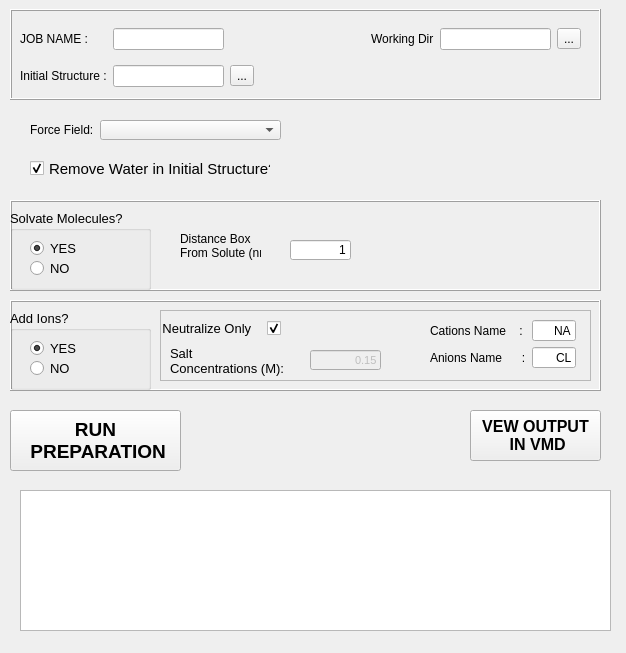
<?xml version="1.0" encoding="UTF-8"?>
<ui version="4.0">
 <class>GromacsPrep</class>
 <widget class="QWidget" name="GromacsPrep">
  <property name="geometry">
   <rect>
    <x>0</x>
    <y>0</y>
    <width>626</width>
    <height>653</height>
   </rect>
  </property>
  <property name="windowTitle">
   <string>Gromacs Preparations</string>
  </property>
  <widget class="QPushButton" name="VEW_pushButton">
   <property name="geometry">
    <rect>
     <x>470</x>
     <y>410</y>
     <width>131</width>
     <height>51</height>
    </rect>
   </property>
   <property name="font">
    <font>
     <pointsize>12</pointsize>
     <weight>75</weight>
     <bold>true</bold>
    </font>
   </property>
   <property name="text">
    <string>VEW OUTPUT  
 IN VMD</string>
   </property>
  </widget>
  <widget class="QPushButton" name="RunPrepare_pushButton">
   <property name="geometry">
    <rect>
     <x>10</x>
     <y>410</y>
     <width>171</width>
     <height>61</height>
    </rect>
   </property>
   <property name="font">
    <font>
     <pointsize>14</pointsize>
     <weight>75</weight>
     <bold>true</bold>
    </font>
   </property>
   <property name="text">
    <string>RUN 
 PREPARATION</string>
   </property>
  </widget>
  <widget class="QFrame" name="frame_solvate_2">
   <property name="geometry">
    <rect>
     <x>10</x>
     <y>200</y>
     <width>591</width>
     <height>91</height>
    </rect>
   </property>
   <property name="frameShape">
    <enum>QFrame::Box</enum>
   </property>
   <property name="frameShadow">
    <enum>QFrame::Raised</enum>
   </property>
   <widget class="QGroupBox" name="BiomolSolvate_groupBox_2">
    <property name="geometry">
     <rect>
      <x>0</x>
      <y>10</y>
      <width>141</width>
      <height>80</height>
     </rect>
    </property>
    <property name="font">
     <font>
      <pointsize>10</pointsize>
     </font>
    </property>
    <property name="title">
     <string>Solvate Molecules?</string>
    </property>
    <widget class="QRadioButton" name="SolvateYES_radioButton">
     <property name="geometry">
      <rect>
       <x>20</x>
       <y>30</y>
       <width>91</width>
       <height>17</height>
      </rect>
     </property>
     <property name="text">
      <string>YES</string>
     </property>
     <property name="checked">
      <bool>true</bool>
     </property>
    </widget>
    <widget class="QRadioButton" name="SolvateNO_radioButton_2">
     <property name="geometry">
      <rect>
       <x>20</x>
       <y>50</y>
       <width>91</width>
       <height>17</height>
      </rect>
     </property>
     <property name="text">
      <string>NO</string>
     </property>
    </widget>
   </widget>
   <widget class="QLabel" name="label_81">
    <property name="geometry">
     <rect>
      <x>170</x>
      <y>20</y>
      <width>81</width>
      <height>51</height>
     </rect>
    </property>
    <property name="text">
     <string>Distance Box 
From Solute (nm) </string>
    </property>
   </widget>
   <widget class="QLineEdit" name="Distance_lineEdit">
    <property name="geometry">
     <rect>
      <x>280</x>
      <y>40</y>
      <width>61</width>
      <height>20</height>
     </rect>
    </property>
    <property name="text">
     <string>1</string>
    </property>
    <property name="alignment">
     <set>Qt::AlignRight|Qt::AlignTrailing|Qt::AlignVCenter</set>
    </property>
   </widget>
  </widget>
  <widget class="QCheckBox" name="StripWater_checkBox">
   <property name="geometry">
    <rect>
     <x>30</x>
     <y>160</y>
     <width>241</width>
     <height>17</height>
    </rect>
   </property>
   <property name="font">
    <font>
     <pointsize>11</pointsize>
    </font>
   </property>
   <property name="layoutDirection">
    <enum>Qt::LeftToRight</enum>
   </property>
   <property name="text">
    <string>Remove Water in Initial Structure?</string>
   </property>
   <property name="checked">
    <bool>true</bool>
   </property>
  </widget>
  <widget class="QFrame" name="frame_genions_2">
   <property name="geometry">
    <rect>
     <x>10</x>
     <y>300</y>
     <width>591</width>
     <height>91</height>
    </rect>
   </property>
   <property name="frameShape">
    <enum>QFrame::Box</enum>
   </property>
   <property name="frameShadow">
    <enum>QFrame::Raised</enum>
   </property>
   <widget class="QGroupBox" name="BiomolIons_groupBox_2">
    <property name="geometry">
     <rect>
      <x>0</x>
      <y>10</y>
      <width>141</width>
      <height>80</height>
     </rect>
    </property>
    <property name="font">
     <font>
      <pointsize>10</pointsize>
     </font>
    </property>
    <property name="title">
     <string>Add Ions?</string>
    </property>
    <widget class="QRadioButton" name="BiomolIonsYES_radioButton_3">
     <property name="geometry">
      <rect>
       <x>20</x>
       <y>30</y>
       <width>91</width>
       <height>17</height>
      </rect>
     </property>
     <property name="text">
      <string>YES</string>
     </property>
     <property name="checked">
      <bool>true</bool>
     </property>
    </widget>
    <widget class="QRadioButton" name="BiomolIonsNO_radioButton_2">
     <property name="geometry">
      <rect>
       <x>20</x>
       <y>50</y>
       <width>91</width>
       <height>17</height>
      </rect>
     </property>
     <property name="text">
      <string>NO</string>
     </property>
     <property name="checked">
      <bool>false</bool>
     </property>
    </widget>
   </widget>
   <widget class="QFrame" name="frame_addIons_2">
    <property name="enabled">
     <bool>true</bool>
    </property>
    <property name="geometry">
     <rect>
      <x>150</x>
      <y>10</y>
      <width>431</width>
      <height>71</height>
     </rect>
    </property>
    <property name="frameShape">
     <enum>QFrame::StyledPanel</enum>
    </property>
    <property name="frameShadow">
     <enum>QFrame::Raised</enum>
    </property>
    <widget class="QLabel" name="label_82">
     <property name="geometry">
      <rect>
       <x>10</x>
       <y>30</y>
       <width>121</width>
       <height>41</height>
      </rect>
     </property>
     <property name="font">
      <font>
       <pointsize>10</pointsize>
      </font>
     </property>
     <property name="text">
      <string>Salt 
Concentrations (M):</string>
     </property>
    </widget>
    <widget class="QLineEdit" name="BiomolSaltConc_lineEdit_2">
     <property name="enabled">
      <bool>false</bool>
     </property>
     <property name="geometry">
      <rect>
       <x>150</x>
       <y>40</y>
       <width>71</width>
       <height>20</height>
      </rect>
     </property>
     <property name="font">
      <font>
       <pointsize>8</pointsize>
      </font>
     </property>
     <property name="text">
      <string>0.15</string>
     </property>
     <property name="alignment">
      <set>Qt::AlignRight|Qt::AlignTrailing|Qt::AlignVCenter</set>
     </property>
    </widget>
    <widget class="QCheckBox" name="neutralize_checkBox_2">
     <property name="geometry">
      <rect>
       <x>0</x>
       <y>10</y>
       <width>121</width>
       <height>17</height>
      </rect>
     </property>
     <property name="font">
      <font>
       <pointsize>10</pointsize>
      </font>
     </property>
     <property name="layoutDirection">
      <enum>Qt::RightToLeft</enum>
     </property>
     <property name="text">
      <string>Neutralize Only   </string>
     </property>
     <property name="checked">
      <bool>true</bool>
     </property>
    </widget>
    <widget class="QWidget" name="layoutWidget_14">
     <property name="geometry">
      <rect>
       <x>270</x>
       <y>10</y>
       <width>146</width>
       <height>48</height>
      </rect>
     </property>
     <layout class="QFormLayout" name="formLayout_7">
      <item row="0" column="0">
       <widget class="QLabel" name="label_83">
        <property name="text">
         <string>Cations Name    :</string>
        </property>
       </widget>
      </item>
      <item row="0" column="1">
       <widget class="QLineEdit" name="BiomolCation_lineEdit_2">
        <property name="text">
         <string>NA</string>
        </property>
        <property name="alignment">
         <set>Qt::AlignRight|Qt::AlignTrailing|Qt::AlignVCenter</set>
        </property>
       </widget>
      </item>
      <item row="1" column="0">
       <widget class="QLabel" name="label_84">
        <property name="text">
         <string>Anions Name      :</string>
        </property>
       </widget>
      </item>
      <item row="1" column="1">
       <widget class="QLineEdit" name="BiomolAnions_lineEdit_2">
        <property name="text">
         <string>CL</string>
        </property>
        <property name="alignment">
         <set>Qt::AlignRight|Qt::AlignTrailing|Qt::AlignVCenter</set>
        </property>
       </widget>
      </item>
     </layout>
    </widget>
   </widget>
  </widget>
  <widget class="QFrame" name="frame_2">
   <property name="geometry">
    <rect>
     <x>10</x>
     <y>9</y>
     <width>591</width>
     <height>91</height>
    </rect>
   </property>
   <property name="frameShape">
    <enum>QFrame::Box</enum>
   </property>
   <property name="frameShadow">
    <enum>QFrame::Raised</enum>
   </property>
   <widget class="QWidget" name="layoutWidget">
    <property name="geometry">
     <rect>
      <x>10</x>
      <y>10</y>
      <width>561</width>
      <height>77</height>
     </rect>
    </property>
    <layout class="QGridLayout" name="gridLayout_3">
     <item row="0" column="0">
      <widget class="QLabel" name="label_79">
       <property name="text">
        <string>JOB NAME :</string>
       </property>
      </widget>
     </item>
     <item row="0" column="5">
      <widget class="QLineEdit" name="WorkingDir_lineEdit"/>
     </item>
     <item row="0" column="1">
      <widget class="QLineEdit" name="JobName_lineEdit"/>
     </item>
     <item row="1" column="1">
      <widget class="QLineEdit" name="Coordinate_lineEdit"/>
     </item>
     <item row="0" column="4">
      <widget class="QLabel" name="label_80">
       <property name="text">
        <string>Working Dir</string>
       </property>
      </widget>
     </item>
     <item row="0" column="6">
      <widget class="QToolButton" name="WorkingDir_toolButton">
       <property name="text">
        <string>...</string>
       </property>
      </widget>
     </item>
     <item row="1" column="0">
      <widget class="QLabel" name="label_86">
       <property name="text">
        <string>Initial Structure :</string>
       </property>
      </widget>
     </item>
     <item row="1" column="2">
      <widget class="QToolButton" name="Coordinate_toolButton">
       <property name="text">
        <string>...</string>
       </property>
      </widget>
     </item>
     <item row="1" column="3">
      <spacer name="horizontalSpacer_2">
       <property name="orientation">
        <enum>Qt::Horizontal</enum>
       </property>
       <property name="sizeHint" stdset="0">
        <size>
         <width>40</width>
         <height>20</height>
        </size>
       </property>
      </spacer>
     </item>
    </layout>
   </widget>
  </widget>
  <widget class="QComboBox" name="FF_comboBox">
   <property name="geometry">
    <rect>
     <x>100</x>
     <y>120</y>
     <width>181</width>
     <height>20</height>
    </rect>
   </property>
   <property name="editable">
    <bool>false</bool>
   </property>
   <property name="currentText">
    <string/>
   </property>
   <property name="insertPolicy">
    <enum>QComboBox::NoInsert</enum>
   </property>
  </widget>
  <widget class="QLabel" name="label_85">
   <property name="geometry">
    <rect>
     <x>30</x>
     <y>120</y>
     <width>71</width>
     <height>20</height>
    </rect>
   </property>
   <property name="text">
    <string>Force Field:</string>
   </property>
  </widget>
  <widget class="QTextEdit" name="Output_textEdit">
   <property name="geometry">
    <rect>
     <x>20</x>
     <y>490</y>
     <width>591</width>
     <height>141</height>
    </rect>
   </property>
   <property name="readOnly">
    <bool>true</bool>
   </property>
  </widget>
 </widget>
 <resources/>
 <connections/>
</ui>
